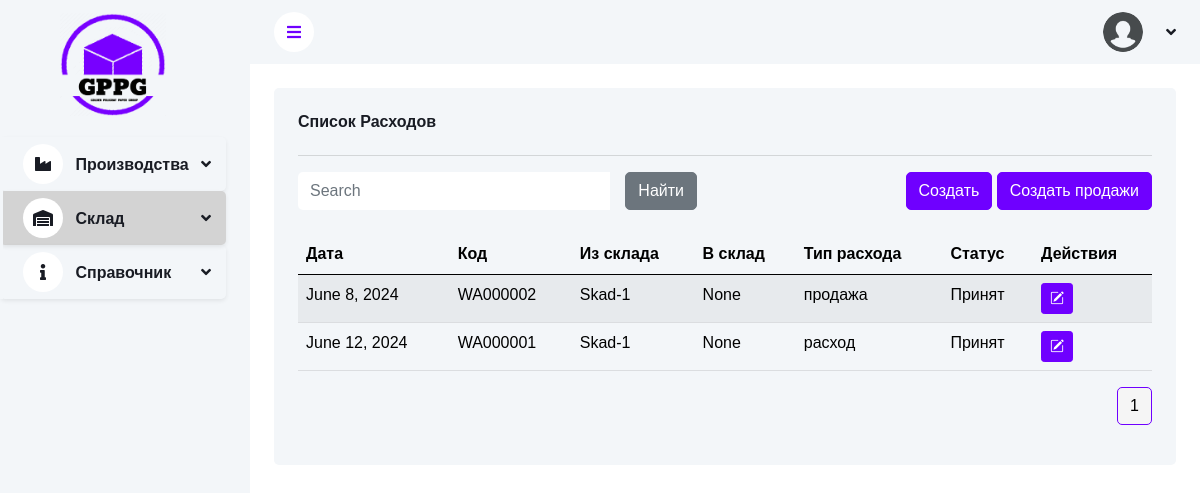
The app's page /depo/outgoing/, older data.
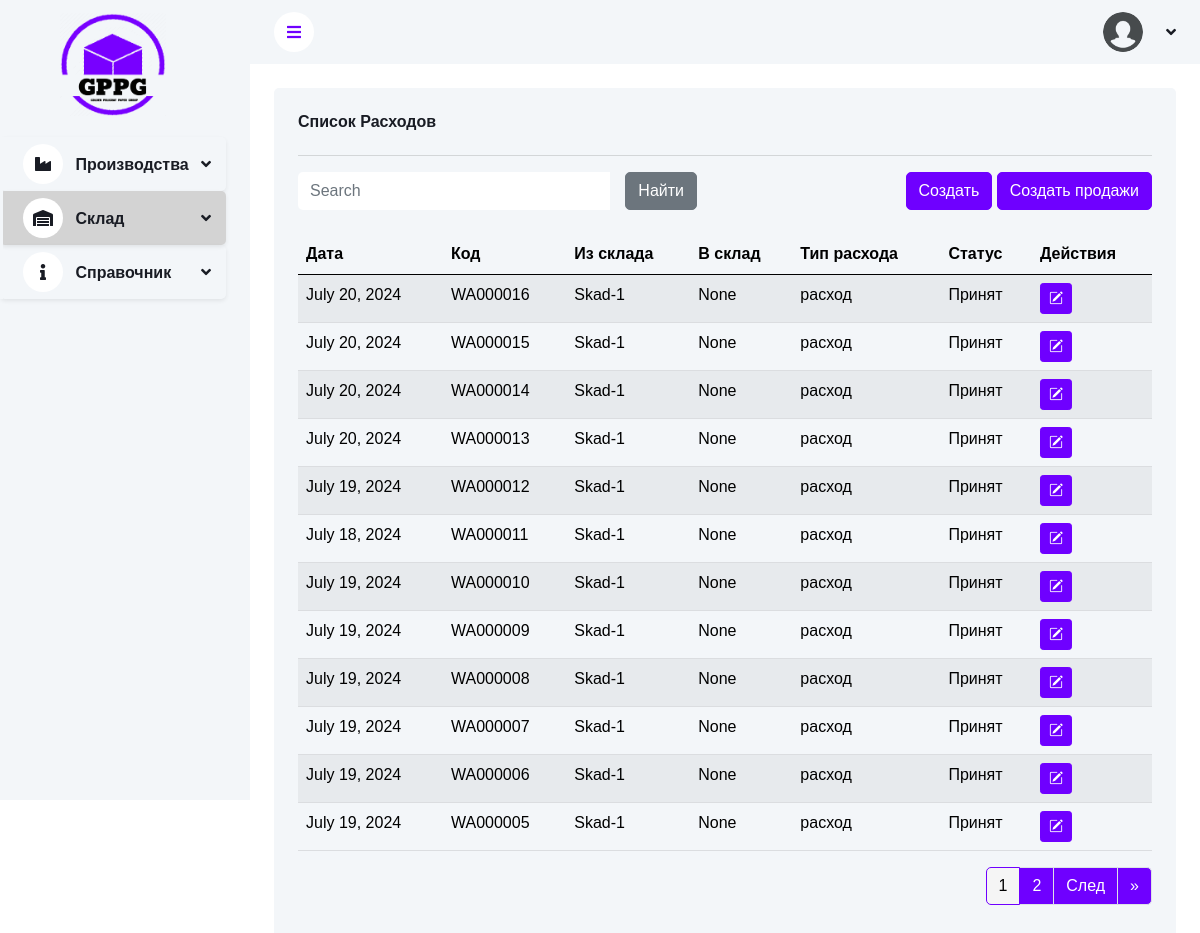
The same page, newer data.
### apps/depo/models/outgoing.py (models this page shows, shortened)
class Outgoing(BaseModel):
	class OutgoingType(models.TextChoices):
		OUTGO = 'расход', 'Расход'
		SALE = 'продажа', 'Продажа'
		MOVEMENT = 'перемешения', 'Перемещение'
	class OutgoingStatus(models.TextChoices):
		ACCEPT = 'Принят', 'Принят'
		REJECT = 'Отклонен', 'Отклонен'
		IN_PROGRESS = 'В ожидании', 'В ожидании'
	code = models.CharField(max_length=10, unique=True, editable=False, verbose_name="Код")
	data = models.DateField(editable=True, verbose_name="Дата")
	outgoing_type = models.CharField(max_length=20, choices=OutgoingType.choices, default=OutgoingType.MOVEMENT,
									 verbose_name="Тип расхода")
	warehouse = models.ForeignKey(Warehouse, on_delete=models.CASCADE, related_name='outgoing_warehouse',
								  verbose_name="Склад")
	to_warehouse = models.ForeignKey(Warehouse, on_delete=models.CASCADE, null=True, blank=True,
									 related_name='outgoing_to_warehouse', verbose_name="К складу")
	status = models.CharField(max_length=20, choices=OutgoingStatus.choices, default=OutgoingStatus.IN_PROGRESS,
							  null=True, blank=True, verbose_name="Статус")
	note = models.CharField(max_length=250, null=True, blank=True, verbose_name="Примечание")
	class Meta:
		verbose_name = "Расход"
		verbose_name_plural = "Расходы"
		indexes = [
			models.Index(fields=['code', ])
		]

### apps/info/models.py (models this page shows, shortened)
class Warehouse(BaseModel):
	code = models.CharField(max_length=10, unique=True, null=True, blank=True, verbose_name="Код")
	name = models.CharField(max_length=100, unique=True, verbose_name="Название")
	location = models.CharField(max_length=150, null=True, blank=True, verbose_name="Местоположение")
	can_import = models.BooleanField(default=True, null=True, blank=True, verbose_name="Может импортировать")
	can_export = models.BooleanField(default=False, null=True, blank=True, verbose_name="Может экспортировать")
	use_negative = models.BooleanField(default=False, null=True, blank=True,
									   verbose_name="Использовать отрицательные значения")
	is_active = models.BooleanField(default=True, null=True, blank=True, verbose_name="Активен")
	managers = models.ManyToManyField(CustomUser, blank=True, verbose_name="Менеджеры")
	def __str__(self):
		return self.name
	class Meta:
		verbose_name = "Склад"
		verbose_name_plural = "Склады"

### apps/depo/views.py (the view)
# urls.py: path('outgoing/', OutgoingListView.as_view(), name='outgoing-list'),
class OutgoingListView(BaseListView):
	model = Outgoing
	form_class = None
	template_name = "depo/outgoing_list.html"
	redirect_url = "depo:outgoing-list"

### apps/shared/views.py (called while the page is built)
	@staticmethod
	def apply_pagination_and_search(queryset, request):
		search_query = request.GET.get('search')
		if search_query:
			search_query = search_query.strip()
			queryset = queryset.filter(Q(name__icontains=search_query))
		page_size = request.GET.get("page_size", 12)
		paginator = Paginator(queryset, page_size)
		page_num = request.GET.get("page", 1)
		page_obj = paginator.get_page(page_num)
		return page_obj

	def get_cache_key(self):
		return f'{self.model.__name__.lower()}_list_data'

	def get_queryset(self):
		cache_key = self.get_cache_key()
		cached_data = cache.get(cache_key)
		if cached_data is None:
			queryset = self.model.objects.all().order_by('-created_time')
			cached_data = list(queryset)  # Преобразуем queryset в список
			cache.set(cache_key, cached_data, timeout=self.cache_timeout)
			print(f"Data fetched from database and cached with key: {cache_key}")
		else:
			print(f"Data fetched from cache with key: {cache_key}")
		return cached_data

	def get_form(self):
		return self.form_class

	def get_template_name(self):
		return self.template_name

### templates/depo/outgoing_list.html (shortened to what this page needs)
{% extends 'base.html' %}
{% load static %}
{% block content %}
    <div class="container-fluid pt-4 px-4">
        <div class="row g-4">
            <div class="col-sm-12">
                <div class="bg-light rounded h-100 p-4">
                    <h6 class="mb-4">Список Расходов</h6>
                    <hr>
                    <div class="row mb-2">
                        <div class="col-md-6">
                            <form class="d-none d-md-flex mb-3" method="GET" action="{% url 'depo:outgoing-list' %}">
                                <div class="input-group">
                                    <input type="search" name="search" class="form-control border-0"
                                           placeholder="Search">
                                    <div class="input-group-append">
                                        <button type="submit" class="btn btn-secondary mx-3">Найти</button>
                                    </div>
                                </div>
                            </form>
                        </div>
                        <div class="col-md-6 text-end">
                            <a type="button" class="btn btn-primary" href="{% url 'depo:outgoing-create' %}">Создать
                            </a>
                            <a type="button" class="btn btn-primary" href="{% url 'depo:sale-create' %}">Создать продажи
                            </a>
                        </div>
                    </div>
                    <div class="table-responsive">
                        <table class="table table-striped table-light table-hover">
                            <thead>
                            <tr>
                                <th scope="col">Дата</th>
                                <th scope="col">Код</th>
                                <th scope="col">Из склада</th>
                                <th scope="col">В склад</th>
                                <th scope="col">Тип расхода</th>
                                <th scope="col">Статус</th>
                                <th scope="col">Действия</th>
                            </tr>
                            </thead>
                            <tbody>
                            {% for outgoing in items %}
                                <tr>
                                    <td>{{ outgoing.data }}</td>
                                    <td>{{ outgoing.code }}</td>
                                    <td>{{ outgoing.warehouse }}</td>
                                    <td>{{ outgoing.to_warehouse }}</td>
                                    <td>{{ outgoing.outgoing_type }}</td>
                                    <td>{{ outgoing.status }}</td>
                                    <td>
                                        <a href="{% url "depo:outgoing-detail" outgoing.pk %}" type="button"
                                           class="btn btn-primary btn-sm"><i class="bi bi-pencil-square"></i>
                                        </a>
                                    </td>
                                </tr>
                            {% endfor %}
                            </tbody>
                        </table>
                    </div>
                    {% include 'base/pagination.html' with items=items %}
                </div>
            </div>
        </div>
    </div>
{% endblock %}

Row changes from the older to the newer data that the page shows:
no longer on this page (row unchanged): Outgoing: data "June 8, 2024", code "WA000002", warehouse "Skad-1", to_warehouse "None", outgoing_type "продажа", status "Принят"
no longer on this page (row unchanged): Outgoing: data "June 12, 2024", code "WA000001", warehouse "Skad-1", to_warehouse "None", outgoing_type "расход", status "Принят"
added Outgoing: data "July 20, 2024", code "WA000016", warehouse "Skad-1", to_warehouse "None", outgoing_type "расход", status "Принят"
added Outgoing: data "July 20, 2024", code "WA000015", warehouse "Skad-1", to_warehouse "None", outgoing_type "расход", status "Принят"
added Outgoing: data "July 20, 2024", code "WA000014", warehouse "Skad-1", to_warehouse "None", outgoing_type "расход", status "Принят"
added Outgoing: data "July 20, 2024", code "WA000013", warehouse "Skad-1", to_warehouse "None", outgoing_type "расход", status "Принят"
added Outgoing: data "July 19, 2024", code "WA000012", warehouse "Skad-1", to_warehouse "None", outgoing_type "расход", status "Принят"
added Outgoing: data "July 18, 2024", code "WA000011", warehouse "Skad-1", to_warehouse "None", outgoing_type "расход", status "Принят"
added Outgoing: data "July 19, 2024", code "WA000010", warehouse "Skad-1", to_warehouse "None", outgoing_type "расход", status "Принят"
added Outgoing: data "July 19, 2024", code "WA000009", warehouse "Skad-1", to_warehouse "None", outgoing_type "расход", status "Принят"
added Outgoing: data "July 19, 2024", code "WA000008", warehouse "Skad-1", to_warehouse "None", outgoing_type "расход", status "Принят"
added Outgoing: data "July 19, 2024", code "WA000007", warehouse "Skad-1", to_warehouse "None", outgoing_type "расход", status "Принят"
added Outgoing: data "July 19, 2024", code "WA000006", warehouse "Skad-1", to_warehouse "None", outgoing_type "расход", status "Принят"
added Outgoing: data "July 19, 2024", code "WA000005", warehouse "Skad-1", to_warehouse "None", outgoing_type "расход", status "Принят"
Text that changed along with them:
new list line: "2"
text now shown: "След »"
